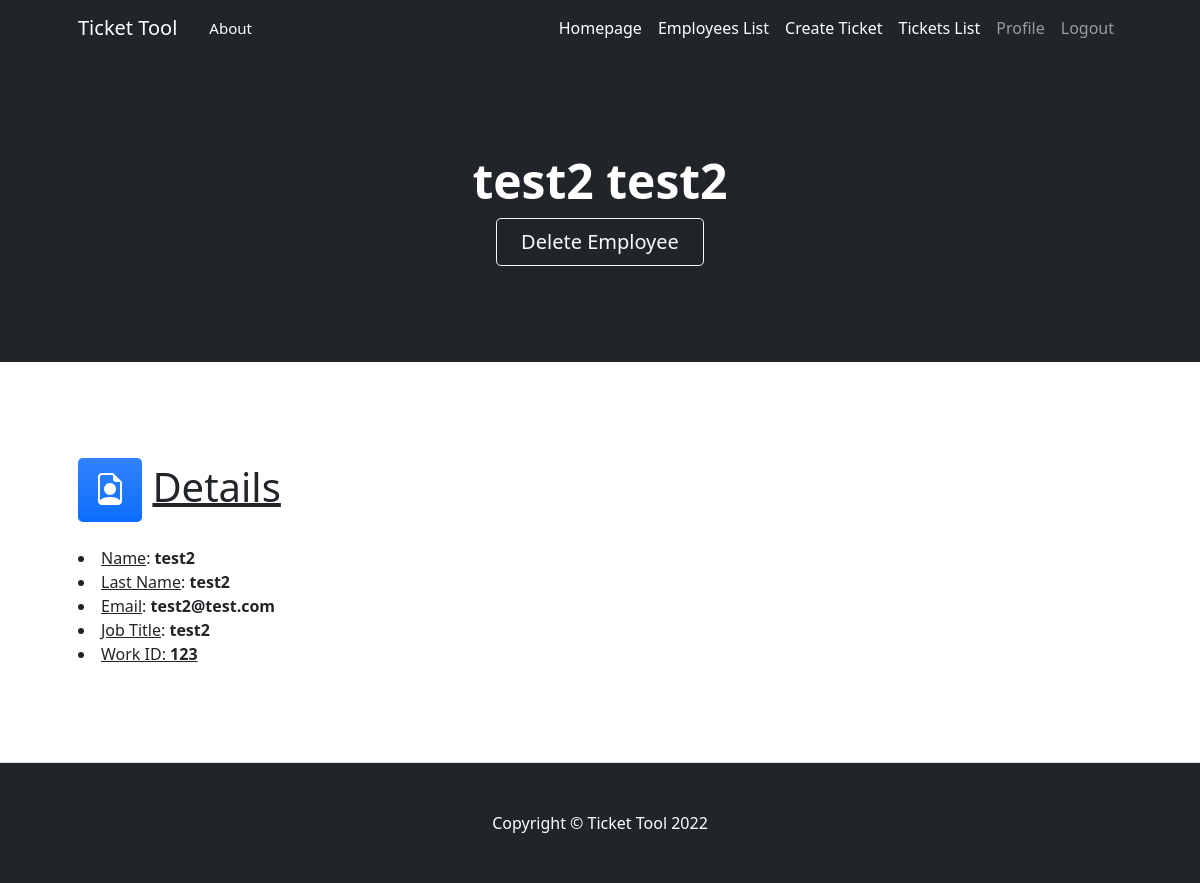
The app's page /AppEmployees/detail/2 with its own data.
### AppEmployees/models.py (models this page shows, shortened)
class Employee(models.Model):
    name=models.CharField(max_length=50)
    lastname=models.CharField(max_length=50)
    job_title=models.CharField(max_length=50)
    email=models.EmailField() #agregar leyenda de que el dominio es de la empresa
    workid=models.IntegerField() #agregar leyenda de que son 6 dígitos
    is_staff=0

### AppEmployees/views.py (the view)
# urls.py: path("detail/<pk>",EmployeeDeatailView.as_view(),name="employee_details"),
class EmployeeDeatailView(DetailView):
    model=Employee
    template_name = "AppEmployees/employees_detailview.html"

### AppEmployees/templates/AppEmployees/employees_detailview.html (shortened to what this page needs)
{% extends 'AppEmployees/Employees.html' %}
{% block header %}
<h1 class="display-5 fw-bolder text-white mb-2">{{employee.name}} {{employee.lastname}}</h1>
<a class="btn btn-outline-light btn-lg px-4" href="{% url 'employee_delete' employee.pk %}">Delete Employee</a>
{% endblock header %}
{% block content %}
<section class="py-5 border-bottom" id="features">
    <div class="container px-5 my-5">
        <div class="row gx-5">
            <div class="col-lg-4 mb-5 mb-lg-0">
                <h1><div class="feature bg-primary bg-gradient text-white rounded-3 mb-3"><i class="bi-file-earmark-person"></i></div>     <u>Details</u></h1>
                <li><u>Name</u>: <b>{{employee.name}}</b>
                <li><u>Last Name</u>: <b>{{employee.lastname}}</b>
                <li><u>Email</u>: <b>{{employee.email}}</b>
                <li><u>Job Title</u>: <b>{{employee.job_title}}</b>
                <li><u>Work ID: <b>{{employee.workid}}</b>
                </div>
            </div>
        </div>
</section>
{% endblock content %}

### records on screen
Employee: name "test2", lastname "test2", email "test2@test.com", job_title "test2", workid "123"
